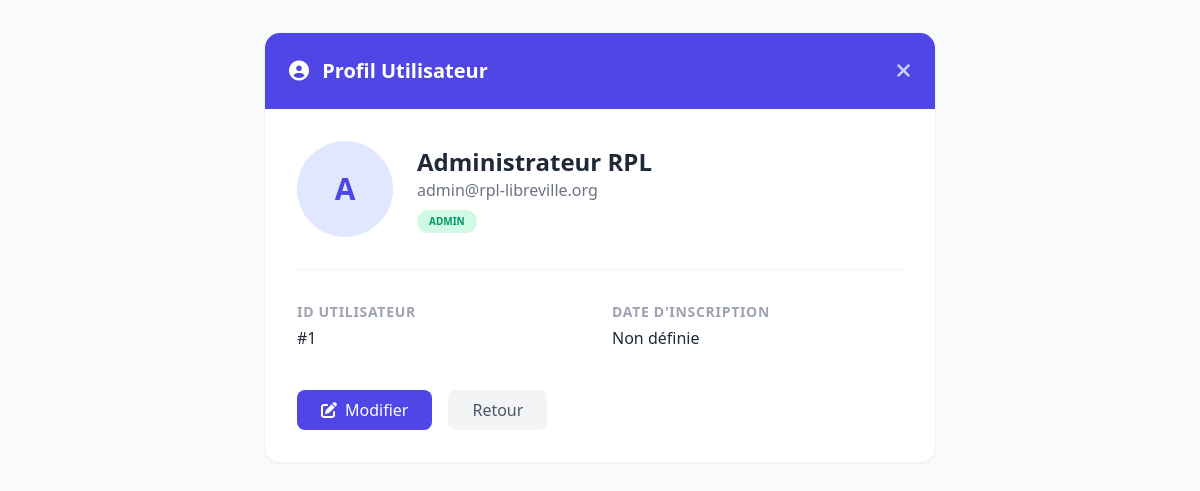
Page /view_users.php?id=1 on the committed database.
### tables this page shows
CREATE TABLE IF NOT EXISTS `utilisateurs` (
  `id`           INT UNSIGNED    AUTO_INCREMENT PRIMARY KEY,
  `nom`          VARCHAR(120)    NOT NULL,
  `email`        VARCHAR(255)    NOT NULL UNIQUE,
  `mot_de_passe` VARCHAR(255)    NOT NULL COMMENT 'Hash bcrypt',
  `role`         ENUM('utilisateur','admin') NOT NULL DEFAULT 'utilisateur',
  `bio`          TEXT            DEFAULT NULL,
  `affiliation`  VARCHAR(255)    DEFAULT NULL,
  `actif`        TINYINT(1)      NOT NULL DEFAULT 1,
  `created_at`   DATETIME        DEFAULT CURRENT_TIMESTAMP,
  `updated_at`   DATETIME        DEFAULT CURRENT_TIMESTAMP ON UPDATE CURRENT_TIMESTAMP,
  INDEX `idx_email` (`email`),
  INDEX `idx_role`  (`role`)
);

### view_users.php (the view, shortened to what this page needs)
<?php
require_once 'db_config.php';
$user_id = isset($_GET['id']) ? intval($_GET['id']) : 0;
$user = null;
if ($user_id > 0) {
    try {
        $stmt = $pdo->prepare("SELECT * FROM utilisateurs WHERE id = ?");
        $stmt->execute([$user_id]);
        $user = $stmt->fetch(PDO::FETCH_ASSOC);
    } catch (PDOException $e) {
        $error = "Erreur de base de données.";
    }
}
?>
<!DOCTYPE html>
<html lang="fr">
<head>
    <script src="https://cdn.tailwindcss.com"></script>
    <link rel="stylesheet" href="https://cdnjs.cloudflare.com/ajax/libs/font-awesome/6.4.0/css/all.min.css">
</head>
<body class="bg-slate-50 p-8 font-sans">
    <div class="max-w-2xl mx-auto bg-white rounded-2xl shadow-sm border border-gray-100 overflow-hidden">
        <div class="bg-indigo-600 p-6 text-white flex justify-between items-center">
            <h2 class="text-xl font-bold"><i class="fas fa-user-circle mr-2"></i> Profil Utilisateur</h2>
            <a href="admin_dashboard.php" class="text-indigo-200 hover:text-white transition"><i class="fas fa-times text-xl"></i></a>
        </div>
        <div class="p-8">
            <div class="flex items-center gap-6 mb-8 border-b border-gray-100 pb-8">
                <div class="w-24 h-24 rounded-full bg-indigo-100 text-indigo-600 flex items-center justify-center text-3xl font-bold">
                    <?= strtoupper(substr($user['nom'] ?? 'U', 0, 1)) ?>
                </div>
                <div>
                    <h3 class="text-2xl font-bold text-gray-800"><?= htmlspecialchars($user['nom'] ?? 'Nom Inconnu') ?></h3>
                    <p class="text-gray-500"><?= htmlspecialchars($user['email'] ?? 'email@inconnu.com') ?></p>
                    <span class="mt-2 inline-block text-[10px] font-extrabold bg-emerald-100 text-emerald-600 px-3 py-1 rounded-full uppercase">
                        <?= htmlspecialchars($user['role'] ?? 'Standard') ?>
                    </span>
                </div>
            </div>
            <div class="grid grid-cols-2 gap-6">
                <div>
                    <p class="text-sm text-gray-400 font-semibold uppercase tracking-wider mb-1">ID Utilisateur</p>
                    <p class="text-gray-800 font-medium">#<?= $user['id'] ?></p>
                </div>
                <div>
                    <p class="text-sm text-gray-400 font-semibold uppercase tracking-wider mb-1">Date d'inscription</p>
                    <p class="text-gray-800 font-medium"><?= $user['date_inscription'] ?? 'Non définie' ?></p>
                </div>
                </div>
            <div class="mt-10 flex gap-4">
                <a href="edit_user.php?id=<?= $user['id'] ?>" class="bg-indigo-600 text-white px-6 py-2 rounded-lg font-medium hover:bg-indigo-700 transition flex items-center gap-2">
                    <i class="fas fa-edit"></i> Modifier
                </a>
                <a href="admin_dashboard.php" class="bg-gray-100 text-gray-600 px-6 py-2 rounded-lg font-medium hover:bg-gray-200 transition">
                    Retour
                </a>
            </div>
        </div>
    </div>
</body>
</html>

### rows in the picture
utilisateurs: nom "A", nom "Administrateur RPL", email "admin@rpl-libreville.org", role "ADMIN", id "1"

### other values in the picture
$user['date_inscription'] "Non définie"
